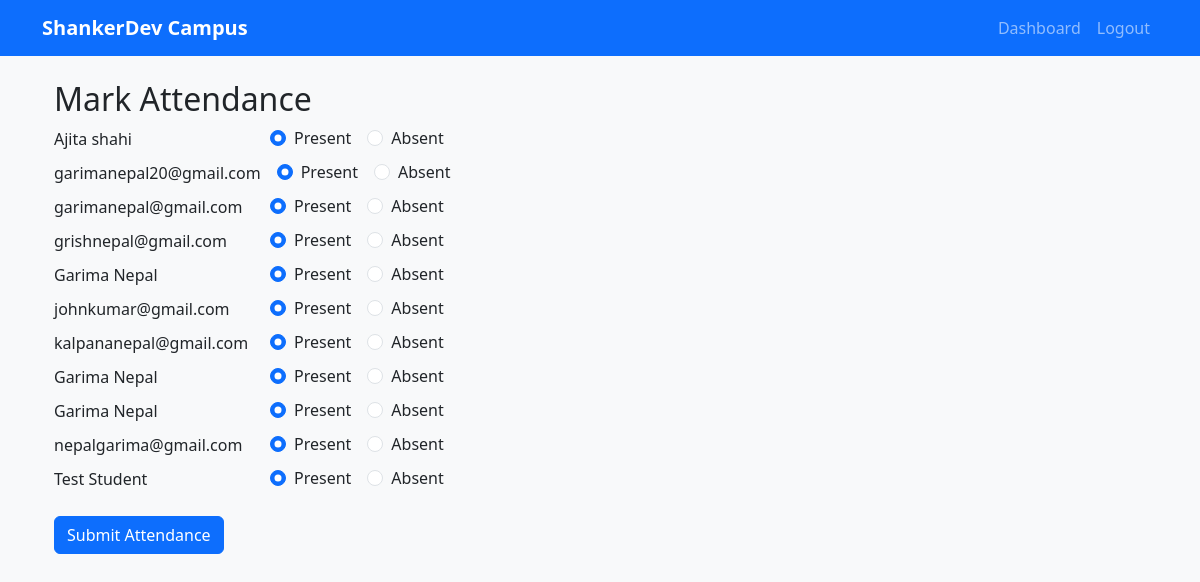
Page /campus/teacher/attendance/ (signed in) on the committed database.
### users/models.py (models this page shows, shortened)
class CustomUser(AbstractUser):
    ROLE_CHOICES = (
        ('student', 'Student'),
        ('teacher', 'Teacher'),
        ('admin', 'Admin'),
    )
    email = models.EmailField(unique=True)
    phone_number = models.CharField(max_length=15, blank=True, null=True, unique=True)
    role = models.CharField(max_length=20, choices=ROLE_CHOICES, default='student')
    is_approved = models.BooleanField(default=False, help_text="Designates whether this user has been approved by an admin.")
    USERNAME_FIELD = 'email'
    REQUIRED_FIELDS = []
    objects = CustomUserManager()

### campus/views.py (the view, shortened to what this page needs)
# urls.py: path('teacher/attendance/', mark_attendance, name='mark_attendance'),
@login_required
@teacher_required
def mark_attendance(request):
    students = User.objects.filter(role='student').order_by('email')
    return render(request, 'campus/mark_attendance.html', {'students': students})

### campus/views.py (called while the page is built)
def teacher_required(function):
    return user_passes_test(lambda u: u.role == 'teacher' and u.is_authenticated)(function)

### myproject/context_processors.py (called while the page is built)
def college_context(request):  # Adjust name to match your setup
    return {
        'college_info': CollegeInfo.objects.first(),
        'events': Event.objects.all(),
    }

### campus/templates/campus/mark_attendance.html (shortened to what this page needs)
{% extends 'base.html' %}
{% block content %}
<div class="container mt-4">
    <h2>Mark Attendance</h2>
    <form method="post">
        {% for student in students %}
        <div class="mb-2 d-flex align-items-center">
            <span class="me-3" style="min-width: 200px;">
                {% if student.get_full_name %}
                {{ student.get_full_name }}
                {% else %}
                {{ student.email }}
                {% endif %}
            </span>
            <div class="form-check form-check-inline">
                <input class="form-check-input" type="radio" name="status_{{ student.id }}"
                    id="present_{{ student.id }}" value="present" checked>
                <label class="form-check-label" for="present_{{ student.id }}">Present</label>
            </div>
            <div class="form-check form-check-inline">
                <input class="form-check-input" type="radio" name="status_{{ student.id }}" id="absent_{{ student.id }}"
                    value="absent">
                <label class="form-check-label" for="absent_{{ student.id }}">Absent</label>
            </div>
        </div>
        {% endfor %}
        <button type="submit" class="btn btn-primary mt-3">Submit Attendance</button>
    </form>
</div>
{% endblock %}

### myproject/templates/base.html (style rules this page uses)
body { background-color: #f8f9fa; }

### rows in the picture
CustomUser: get_full_name "Ajita shahi"
CustomUser: email "garimanepal20@gmail.com"
CustomUser: email "garimanepal@gmail.com"
CustomUser: email "grishnepal@gmail.com"
CustomUser: get_full_name "Garima Nepal"
CustomUser: email "johnkumar@gmail.com"
CustomUser: email "kalpananepal@gmail.com"
CustomUser: get_full_name "Garima Nepal"
CustomUser: get_full_name "Garima Nepal"
CustomUser: email "nepalgarima@gmail.com"
CustomUser: get_full_name "Test Student"
